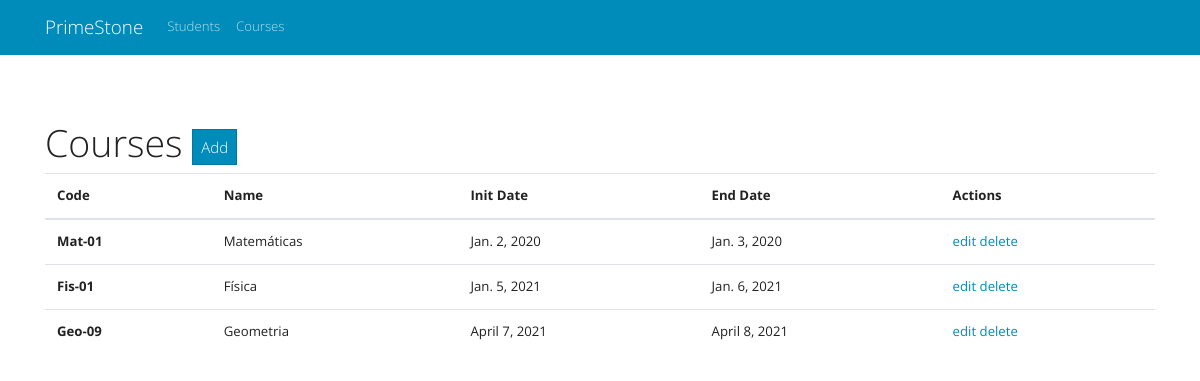
The app's page /front/course/ with its own data.
### common/models.py (models this page shows, shortened)
class Course(models.Model):
    code = models.CharField(max_length=20)
    name = models.CharField(max_length=50)
    init_date = models.DateField()
    end_date = models.DateField()

### front/views.py (the view)
# urls.py: path('course/', CourseListView.as_view(), name='course-list'),
class CourseListView(TemplateView):
    template_name = 'front/course-list.html'
    def get(self, request, *args, **kwargs):
        context = self.get_context_data(**kwargs)
        courses = Course.objects.all()
        context['courses'] = courses
        return self.render_to_response(context)

### front/templates/front/course-list.html (shortened to what this page needs)
{% extends 'front/base.html' %}
{% block main-content %}
<div class="row">
    <div class="col-lg-12 col-md-12 col-sm-12">
        <h1>Courses   <a href="{% url 'front:course-add'%}" class="btn btn-primary">Add</a></h1>
        <table class="table table-hover">
            <thead>
                <tr>
                    <th scope="col">Code</th>
                    <th scope="col">Name</th>
                    <th scope="col">Init Date</th>
                    <th scope="col">End Date</th>
                    <th scope="col">Actions</th>
                </tr>
            </thead>
            <tbody>
                {% for course in courses %}
                    <tr id="course-{{ course.pk }}">
                        <th scope="row">{{course.code}}</th>
                        <td>{{course.name}}</td>
                        <td>{{course.init_date}}</td>
                        <td>{{course.end_date}}</td>
                        <td>
                            <a href="{% url 'front:course-edit' pk=course.pk %}">edit</a>
                            <a href="{% url 'front:course-delete' pk=course.pk %}">delete</a>
                        </td>
                    </tr>
                {% endfor%}
            </tbody>
        </table>
    </div>
</div>
{% endblock main-content %}

### records on screen
Course: code "Mat-01", name "Matemáticas", init_date "Jan. 2, 2020", end_date "Jan. 3, 2020"
Course: code "Fis-01", name "Física", init_date "Jan. 5, 2021", end_date "Jan. 6, 2021"
Course: code "Geo-09", name "Geometria", init_date "April 7, 2021", end_date "April 8, 2021"
